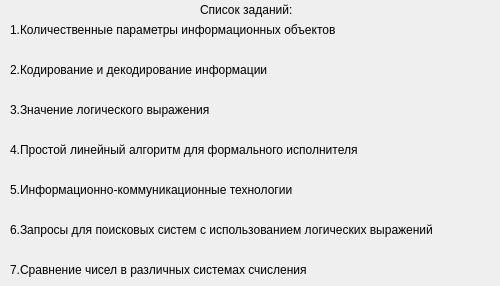
<?xml version="1.0" encoding="UTF-8"?>
<ui version="4.0">
 <class>List</class>
 <widget class="QMainWindow" name="List">
  <property name="geometry">
   <rect>
    <x>0</x>
    <y>0</y>
    <width>500</width>
    <height>286</height>
   </rect>
  </property>
  <property name="windowTitle">
   <string>MainWindow</string>
  </property>
  <widget class="QWidget" name="centralwidget">
   <widget class="QLabel" name="MainList">
    <property name="geometry">
     <rect>
      <x>200</x>
      <y>0</y>
      <width>100</width>
      <height>20</height>
     </rect>
    </property>
    <property name="text">
     <string>Список заданий:</string>
    </property>
   </widget>
   <widget class="QLabel" name="tasks1">
    <property name="geometry">
     <rect>
      <x>10</x>
      <y>10</y>
      <width>450</width>
      <height>40</height>
     </rect>
    </property>
    <property name="text">
     <string>1.Количественные параметры информационных объектов</string>
    </property>
   </widget>
   <widget class="QLabel" name="tasks2">
    <property name="geometry">
     <rect>
      <x>10</x>
      <y>50</y>
      <width>450</width>
      <height>40</height>
     </rect>
    </property>
    <property name="text">
     <string>2.Кодирование и декодирование информации</string>
    </property>
   </widget>
   <widget class="QLabel" name="tasks3">
    <property name="geometry">
     <rect>
      <x>10</x>
      <y>90</y>
      <width>450</width>
      <height>40</height>
     </rect>
    </property>
    <property name="text">
     <string>3.Значение логического выражения</string>
    </property>
   </widget>
   <widget class="QLabel" name="tasks4">
    <property name="geometry">
     <rect>
      <x>10</x>
      <y>130</y>
      <width>450</width>
      <height>40</height>
     </rect>
    </property>
    <property name="text">
     <string>4.Простой линейный алгоритм для формального исполнителя</string>
    </property>
   </widget>
   <widget class="QLabel" name="tasks5">
    <property name="geometry">
     <rect>
      <x>10</x>
      <y>170</y>
      <width>450</width>
      <height>40</height>
     </rect>
    </property>
    <property name="text">
     <string>5.Информационно-коммуникационные технологии</string>
    </property>
   </widget>
   <widget class="QLabel" name="tasks6">
    <property name="geometry">
     <rect>
      <x>10</x>
      <y>210</y>
      <width>450</width>
      <height>40</height>
     </rect>
    </property>
    <property name="text">
     <string>6.Запросы для поисковых систем с использованием логических выражений</string>
    </property>
   </widget>
   <widget class="QLabel" name="tasks7">
    <property name="geometry">
     <rect>
      <x>10</x>
      <y>250</y>
      <width>450</width>
      <height>40</height>
     </rect>
    </property>
    <property name="text">
     <string>7.Сравнение чисел в различных системах счисления</string>
    </property>
   </widget>
  </widget>
 </widget>
 <resources/>
 <connections/>
</ui>
